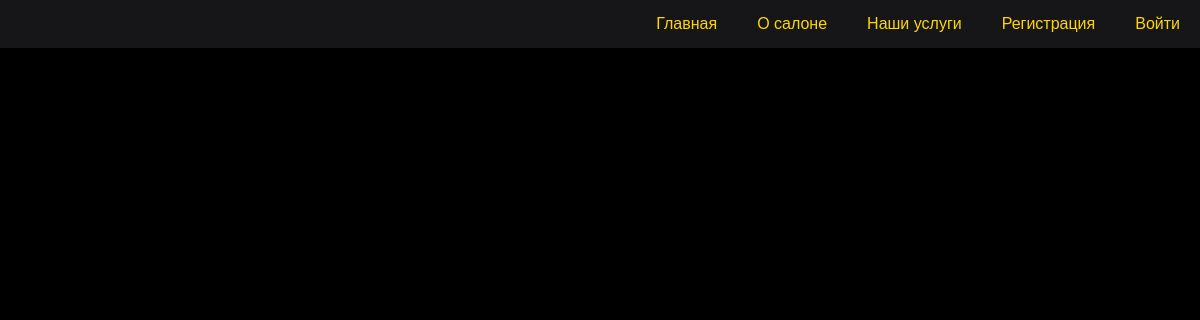
/services/, run on an earlier commit of the app's database.
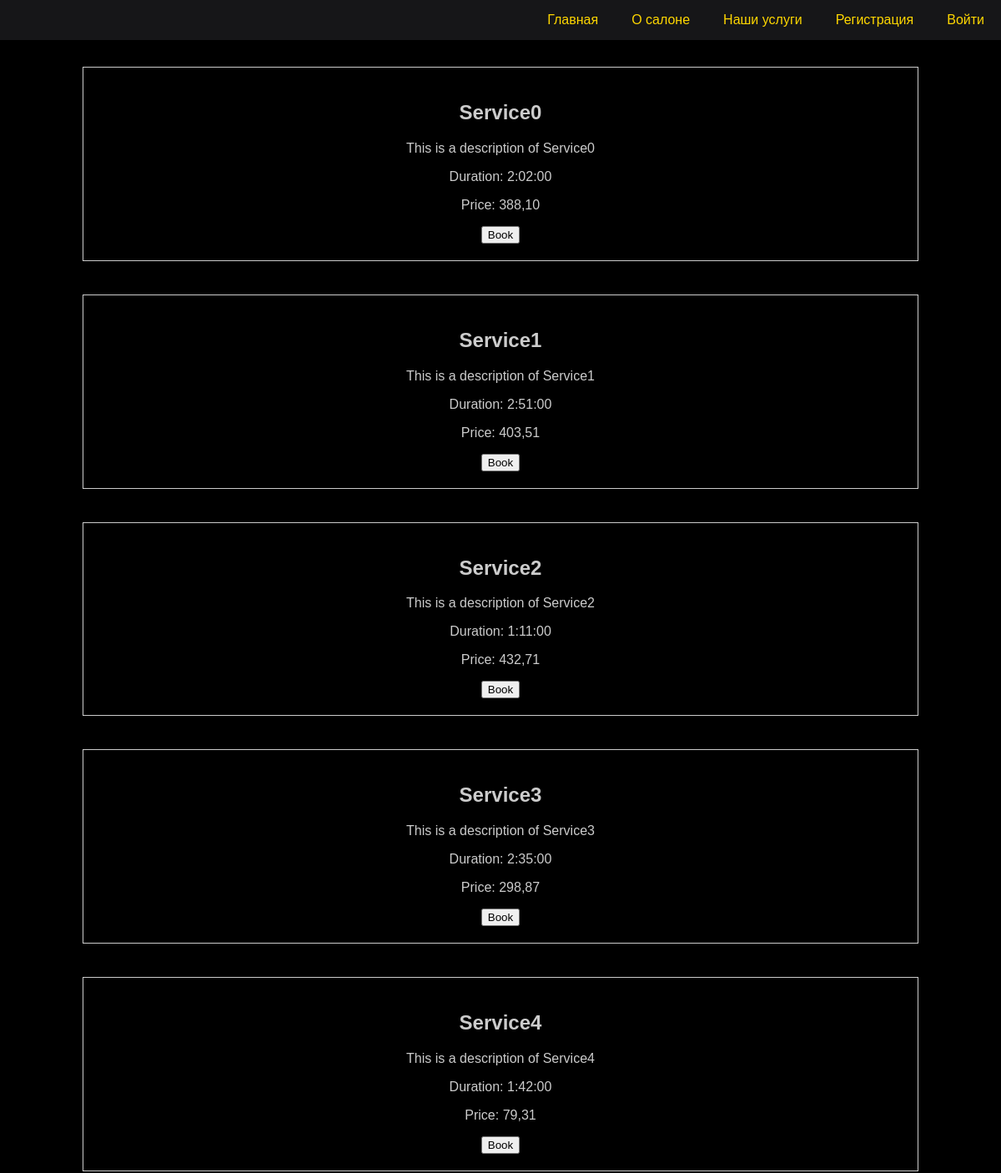
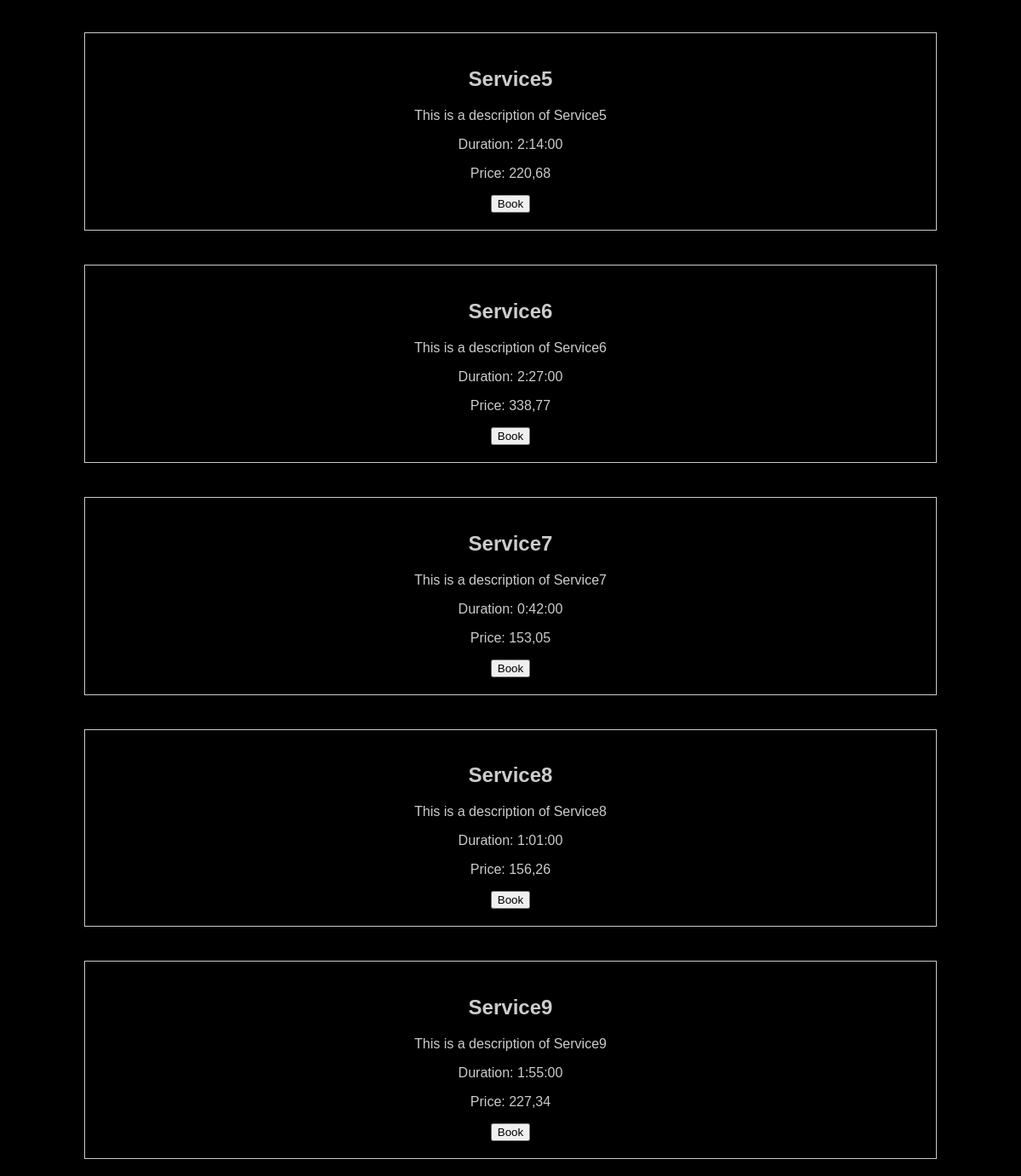
And on a later commit of the database (2 pictures, top to bottom).
### booking/models.py (models this page shows, shortened)
class Service(models.Model):
    name = models.CharField(max_length=100)
    description = models.TextField()
    duration = models.DurationField()  # Продолжительность услуги
    price = models.DecimalField(max_digits=6, decimal_places=2)  # Цена услуги

### booking/views/service.py (the view)
# urls.py: path('services/', services, name='services'),
def services(request):
    services = Service.objects.all()
    return render(request, 'services.html', {'services': services})

### booking/templates/services.html
{% extends 'base.html' %}
{% block content %}
<div class="services-container">
    {% for service in services %}
    <div class="service-item">
        <h2>{{ service.name }}</h2>
        <p>{{ service.description }}</p>
        <p>Duration: {{ service.duration }}</p>
        <p>Price: {{ service.price }}</p>
        <form method="get" action="{% url 'book_service' service.id %}">
            <button type="submit">Book</button>
        </form>
    </div>
    {% endfor %}
</div>
{% endblock %}

What changed in the data, as far as the page shows it:
added Service: name "Service0", description "This is a description of Service0", duration "2:02:00", price "388,10"
added Service: name "Service1", description "This is a description of Service1", duration "2:51:00", price "403,51"
added Service: name "Service2", description "This is a description of Service2", duration "1:11:00", price "432,71"
added Service: name "Service3", description "This is a description of Service3", duration "2:35:00", price "298,87"
added Service: name "Service4", description "This is a description of Service4", duration "1:42:00", price "79,31"
added Service: name "Service5", description "This is a description of Service5", duration "2:14:00", price "220,68"
added Service: name "Service6", description "This is a description of Service6", duration "2:27:00", price "338,77"
added Service: name "Service7", description "This is a description of Service7", duration "0:42:00", price "153,05"
added Service: name "Service8", description "This is a description of Service8", duration "1:01:00", price "156,26"
added Service: name "Service9", description "This is a description of Service9", duration "1:55:00", price "227,34"
